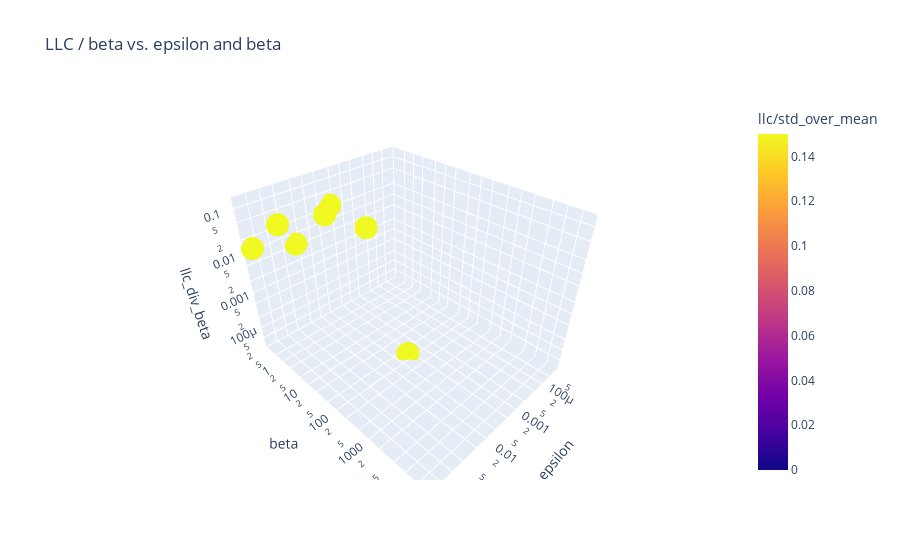

The cell this chart's notebook holds for it:
### Markdown cell above
From this, we can see that the final LLC flattens out if epsilon > 0.001, so that's the epsilon parameter range we should go for. But we also have some dependence of the llc on beta, which is maybe linear from the looks of it? We get our LLC estimates by taking (sampled_loss - initial_loss) * nbeta, so maybe that final nbeta term is what we're seeing here. Let's divide it out to see this better.

(Note that this does not quite mean the LLC curve should be fully linear in nbeta, as the choice of nbeta can and does influence the SGLD sampling process and so can change the sampled loss.)

### Code cell
analyzer.plot(div_out_beta=True)

### Figure 1 — Plotly figure (JSON) as saved in the notebook; plotly's stock layout.template omitted (floating-point values rounded to 4 significant figures)
{"data": [{"hovertemplate": "epsilon=%{x}<br>beta=%{y}<br>llc_div_beta=%{z}<br>llc/std_over_mean=%{marker.color}<extra></extra>", "legendgroup": "", "marker": {"color": [9.95, NaN, -2.47, NaN, NaN, 16.26, 4.048, 2.804, 7.403, NaN, 0.9942, 1.266, 3.011, 7.342, NaN, 1.058, 1.498, 3.526, 5.469, 21.65, 1.451, 1.217, 1.841, 2.352, 2.685], "coloraxis": "coloraxis", "symbol": "circle"}, "mode": "markers", "name": "", "scene": "scene", "showlegend": false, "type": "scatter3d", "x": [3e-05, 3e-05, 3e-05, 3e-05, 3e-05, 0.0003, 0.0003, 0.0003, 0.0003, 0.0003, 0.003, 0.003, 0.003, 0.003, 0.003, 0.03, 0.03, 0.03, 0.03, 0.03, 0.3, 0.3, 0.3, 0.3, 0.3], "y": [0.2638, 4.691, 83.42, 1483.0, 26380.0, 0.2638, 4.691, 83.42, 1483.0, 26380.0, 0.2638, 4.691, 83.42, 1483.0, 26380.0, 0.2638, 4.691, 83.42, 1483.0, 26380.0, 0.2638, 4.691, 83.42, 1483.0, 26380.0], "z": [0.0, 0.0, 0.0, 0.0, 0.0, 0.0, 0.0, -0.001556, 0.0, 0.0, 0.02746, 0.02149, 3.505e-05, -0.002401, 0.0, 0.006823, 0.09382, 0.0, 0.0, 0.0, 0.01355, 0.1338, 0.0, 0.0, 0.0]}], "layout": {"coloraxis": {"cmax": 0.15, "cmin": 0, "colorbar": {"title": {"text": "llc/std_over_mean"}}, "colorscale": [[0, "#0d0887"], [0.1111, "#46039f"], [0.2222, "#7201a8"], [0.3333, "#9c179e"], [0.4444, "#bd3786"], [0.5556, "#d8576b"], [0.6667, "#ed7953"], [0.7778, "#fb9f3a"], [0.8889, "#fdca26"], [1, "#f0f921"]]}, "legend": {"tracegroupgap": 0}, "scene": {"domain": {"x": [0, 1], "y": [0, 1]}, "xaxis": {"title": {"text": "epsilon"}, "type": "log"}, "yaxis": {"title": {"text": "beta"}, "type": "log"}, "zaxis": {"title": {"text": "llc_div_beta"}, "type": "log"}}, "title": {"text": "LLC / beta vs. epsilon and beta"}}}
